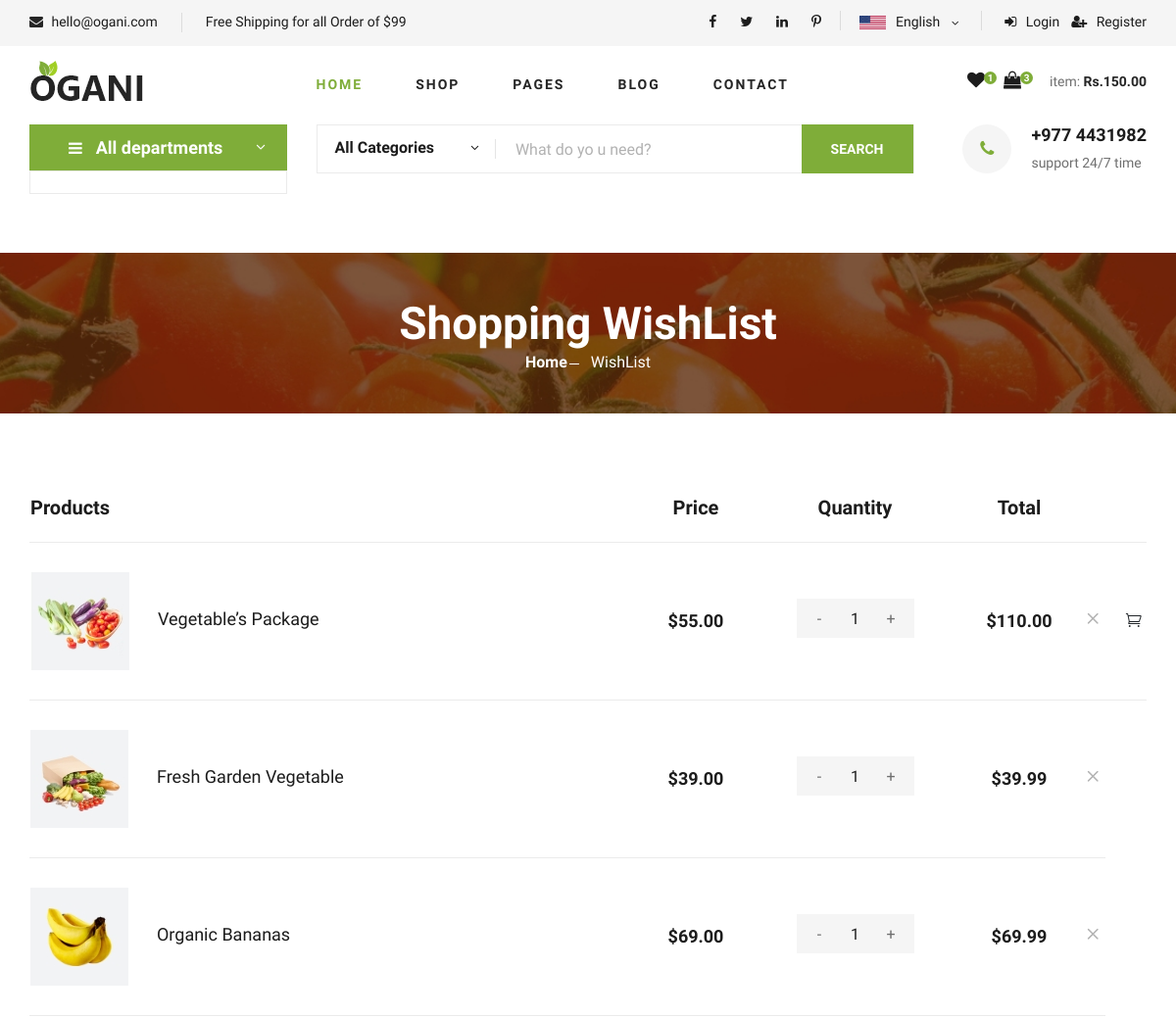
/wishlist (upper part), run on an earlier commit of the app's database.
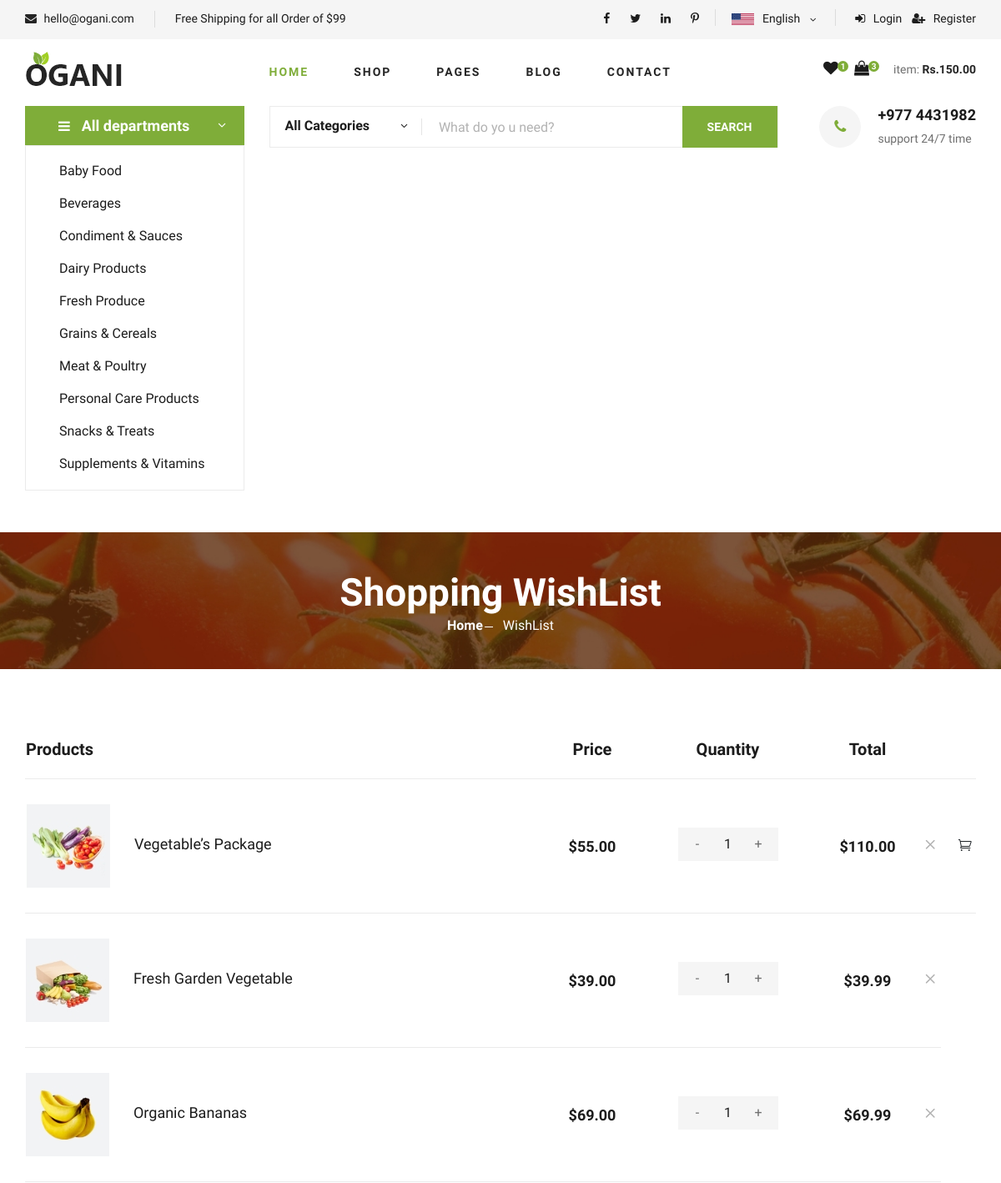
And on a later commit of the database.
### store/models.py (models this page shows, shortened)
class BaseModel(models.Model):
    slug = models.SlugField(max_length=200,unique=True)
    created_at = models.DateTimeField(auto_now_add=True)
    modified_at = models.DateTimeField(auto_now=True)
    class Meta:
        abstract = True

class Department(BaseModel):
    dept_name = models.CharField(max_length=200,unique=True)
    image = models.ImageField(upload_to="department",null=True)
    class Meta:
        ordering = ['dept_name']

### store/views.py (the view)
# urls.py: path('wishlist',WishListView.as_view(),name='wishlist'),
class WishListView(BaseView):
    def get(self,request):
        self.view
        self.view['Title'] = 'WishList'
        return render(request,'shopping-wishlist.html',self.view)

### template/shopping-wishlist.html (shortened to what the changed rows need)
{% extends 'base.html' %}
{% load static %}
{% block content %}
    <section class="breadcrumb-section set-bg" data-setbg="{% static 'img/breadcrumb.jpg' %}">
        <div class="container">
            <div class="row">
                <div class="col-lg-12 text-center">
                    <div class="breadcrumb__text">
                        <h2>Shopping WishList</h2>
                    </div>
                </div>
            </div>
        </div>
    </section>
    <section class="shoping-cart spad">
        <div class="container">
            <div class="row">
                <div class="col-lg-12">
                    <div class="shoping__cart__table">
                        <table>
                            <thead>
                                <tr>
                                    <th class="shoping__product">Products</th>
                                    <th>Price</th>
                                    <th>Quantity</th>
                                    <th>Total</th>
                                    <th></th>
                                </tr>
                            </thead>
                        </table>
                    </div>
                </div>
            </div>
        </div>
    </section>
{% endblock %}

### template/base.html (shortened to what the changed rows need)
<!DOCTYPE html>
{% load static %}
<html lang="zxx">
<head>
    <link rel="stylesheet" href="{% static 'css/bootstrap.min.css' %}" type="text/css">
    <link rel="stylesheet" href="{% static 'css/font-awesome.min.css' %}" type="text/css">
    <link rel="stylesheet" href="{% static 'css/elegant-icons.css' %}" type="text/css">
    <link rel="stylesheet" href="{% static 'css/nice-select.css' %}" type="text/css">
    <link rel="stylesheet" href="{% static 'css/jquery-ui.min.css' %}" type="text/css">
    <link rel="stylesheet" href="{% static 'css/owl.carousel.min.css' %}" type="text/css">
    <link rel="stylesheet" href="{% static 'css/slicknav.min.css' %}" type="text/css">
    <link rel="stylesheet" href="{% static 'css/style.css' %}" type="text/css">
</head>
<body>
<section class="hero">
    <div class="container">
        <div class="row">
            <div class="col-lg-3">
                <div class="hero__categories">
                    <div class="hero__categories__all">
                        <i class="fa fa-bars"></i>
                        <span>All departments</span>
                    </div>
                    <ul>
                        {% for department in Departments %}
                        <li><a href="#">{{department.dept_name}}</a></li>
                        {% endfor %}
                    </ul>
                </div>
            </div>
        </div>
    </div>
</section>
{% block content %}{% endblock %}
</body>
</html>

What changed in the data, as far as the page shows it:
added Department: dept_name "Baby Food"
added Department: dept_name "Beverages"
added Department: dept_name "Condiment & Sauces"
added Department: dept_name "Dairy Products"
added Department: dept_name "Fresh Produce"
added Department: dept_name "Grains & Cereals"
added Department: dept_name "Meat & Poultry"
added Department: dept_name "Personal Care Products"
added Department: dept_name "Snacks & Treats"
added Department: dept_name "Supplements & Vitamins"
